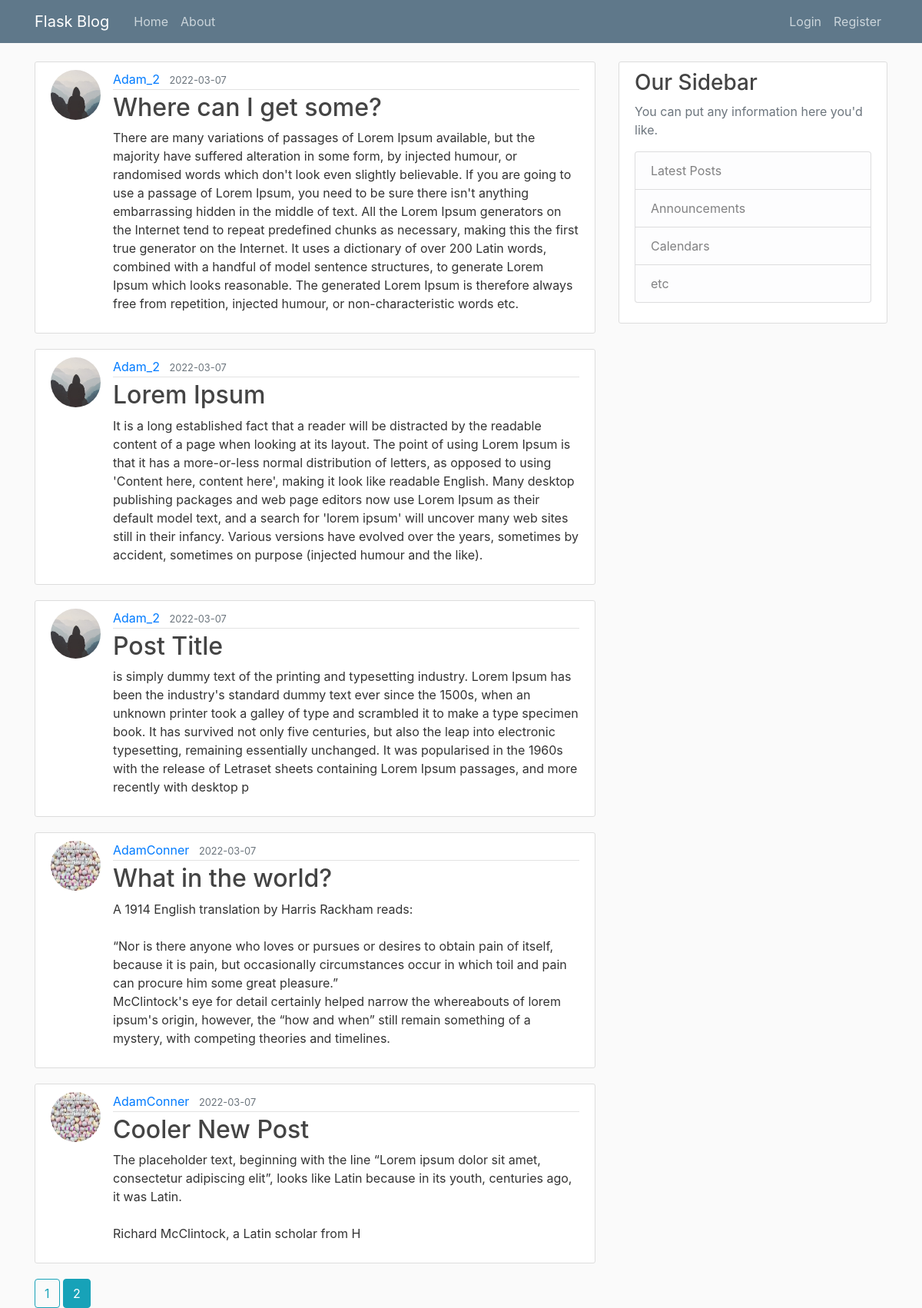
The page /home?page=2 on the database as committed earlier.
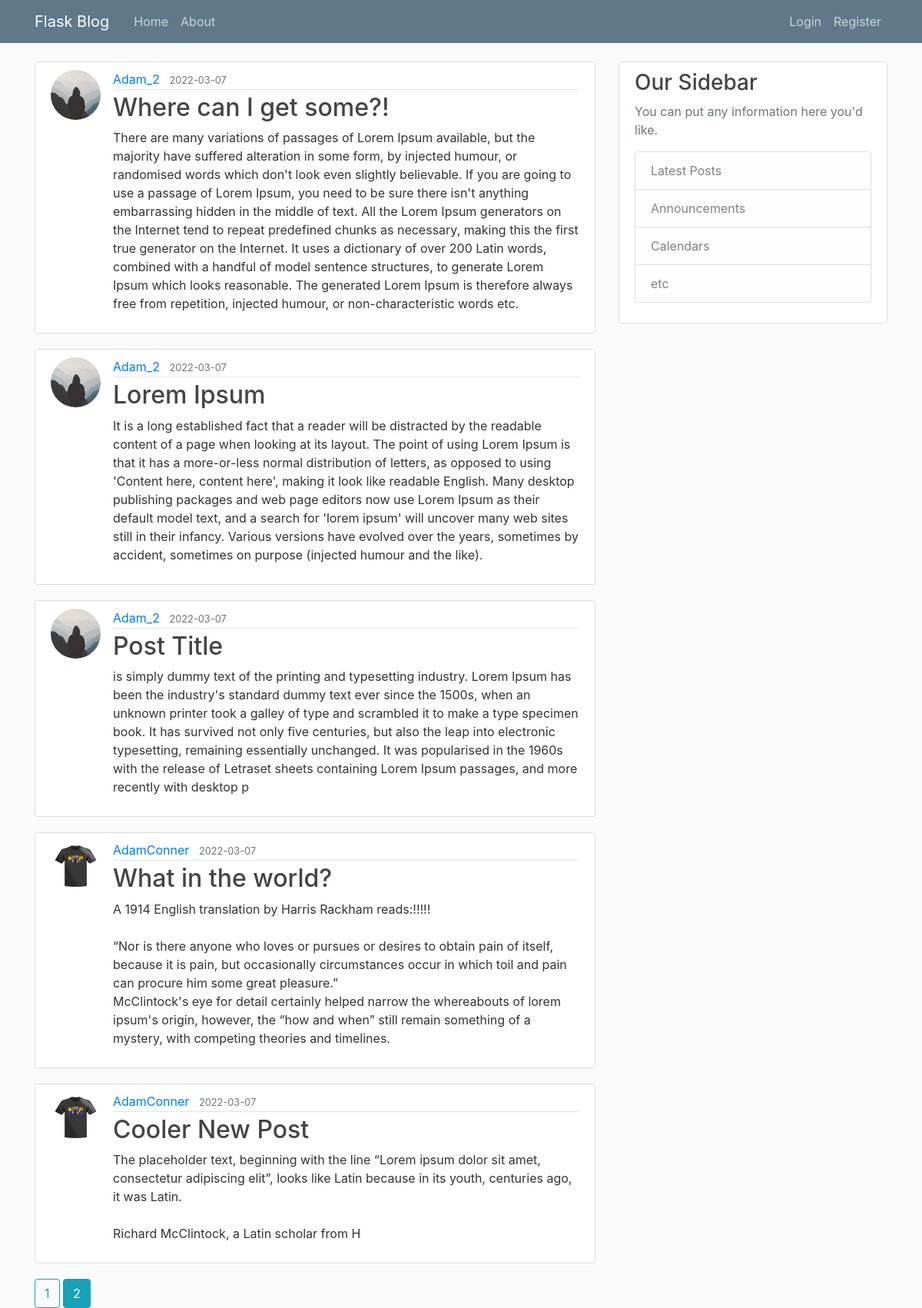
The same page on the database as committed later.
### flaskblog/models.py (models this page shows, shortened)
class Post(db.Model):
    id = db.Column(db.Integer, primary_key=True)
    title = db.Column(db.String(100), nullable=False)
    date_posted = db.Column(db.DateTime, nullable=False, default=datetime.utcnow)
    content = db.Column(db.Text, nullable=False)
    user_id = db.Column(db.Integer, db.ForeignKey('user.id'), nullable=False)

class User(db.Model, UserMixin):
    id = db.Column(db.Integer, primary_key=True)
    username = db.Column(db.String(20), unique=True, nullable=False)
    email = db.Column(db.String(120), unique=True, nullable=False)
    image_file = db.Column(db.String(20), nullable=False, default='default.jpg')
    password = db.Column(db.String(60), nullable=False)
    posts = db.relationship('Post', backref='author', lazy=True)

### flaskblog/main/routes.py (the view)
@main.route("/")
@main.route("/home")
def home():
    page = request.args.get('page', 1, type=int)
    posts = Post.query.order_by(Post.date_posted.desc()).paginate(per_page=5, page=page)
    return render_template('home.html', posts=posts)

### flaskblog/templates/home.html
{% extends "layout.html" %}
{% block content %}
    {% for post in posts.items %}
        <article class="media content-section">
            <img class="rounded-circle article-img" src="{{ url_for('static', filename='profile_pics/' + post.author.image_file) }}">
            <div class="media-body">
            <div class="article-metadata">
                <a class="mr-2" href="{{url_for('users.user_posts', username=post.author.username)}}">{{ post.author.username }}</a>
                <small class="text-muted">{{ post.date_posted.strftime('%Y-%m-%d') }}</small>
            </div>
            <h2><a class="article-title" href="{{ url_for('posts.post', post_id=post.id) }}">{{ post.title }}</a></h2>
            <p class="article-content">{{ post.content }}</p>
            </div>
        </article>
    {% endfor %}
    {% for page_num in posts.iter_pages(left_edge=1, right_edge=1, left_current=1, right_current=2) %}
        {% if page_num %}
            {% if posts.page == page_num %}
                <a class="btn btn-info mb4" href="{{ url_for('main.home',page=page_num) }}">{{ page_num }}</a>
            {% else %}
                <a class="btn btn-outline-info mb4" href="{{ url_for('main.home',page=page_num) }}">{{ page_num }}</a>
            {% endif %}
        {% else %}
            ...
        {% endif %}
    {% endfor %}
{% endblock content %}

### flaskblog/templates/layout.html (shortened to what this page needs)
<!DOCTYPE html>
<html lang="en">
<head>
    <link rel="stylesheet" href="https://cdn.jsdelivr.net/npm/bootstrap@4.3.1/dist/css/bootstrap.min.css">
    <link rel="stylesheet" type="text/css" href="{{ url_for('static', filename='main.css' ) }}">
</head>
<body>
    <header class="site-header">
        <nav class="navbar navbar-expand-md navbar-dark bg-steel fixed-top">
          <div class="container">
            <a class="navbar-brand mr-4" href="/">Flask Blog</a>
            <div class="collapse navbar-collapse" id="navbarToggle">
              <div class="navbar-nav mr-auto">
                <a class="nav-item nav-link" href="{{ url_for('main.home') }} ">Home</a>
                <a class="nav-item nav-link" href="{{ url_for('main.about') }}">About</a>
              </div>
              <div class="navbar-nav">
                {% if current_user.is_authenticated %}
                <a class="nav-item nav-link" href="{{ url_for('posts.new_post') }}">New Post</a>
                <a class="nav-item nav-link" href="{{ url_for('users.account') }}">Account</a>
                <a class="nav-item nav-link" href="{{ url_for('users.logout') }}">Logout</a>
                {% else %}
                  <a class="nav-item nav-link" href="{{ url_for('users.login') }}">Login</a>
                  <a class="nav-item nav-link" href="{{ url_for('users.register') }}">Register</a>
                {% endif %}
              </div>
            </div>
          </div>
        </nav>
      </header>
      <main role="main" class="container">
        <div class="row">
          <div class="col-md-8">
            {% block content %}{% endblock %}
          </div>
          <div class="col-md-4">
            <div class="content-section">
              <h3>Our Sidebar</h3>
              <p class='text-muted'>You can put any information here you'd like.
                <ul class="list-group">
                  <li class="list-group-item list-group-item-light">Latest Posts</li>
                  <li class="list-group-item list-group-item-light">Announcements</li>
                  <li class="list-group-item list-group-item-light">Calendars</li>
                  <li class="list-group-item list-group-item-light">etc</li>
                </ul>
              </p>
            </div>
          </div>
        </div>
      </main>
</body>
</html>

### flaskblog/static/main.css (style rules this page uses)
body { background: #fafafa; color: #333333; margin-top: 5rem; }
h1, h2, h3, h4, h5, h6 { color: #444444; }
.bg-steel { background-color: #5f788a; }
.site-header .navbar-nav .nav-link { color: #cbd5db; }
.content-section { background: #ffffff; padding: 10px 20px; border: 1px solid #dddddd; border-radius: 3px; margin-bottom: 20px; }
.article-title { color: #444444; }
.article-content { white-space: pre-line; }
.article-img { height: 65px; width: 65px; margin-right: 16px; }
.article-metadata { padding-bottom: 1px; margin-bottom: 4px; border-bottom: 1px solid #e3e3e3 }

Rows that differ between the two databases and show on the page:
changed Post: title "Where can I get some?" → "Where can I get some?!"
changed Post "What in the world?": image_file: a different picture; content "…translation by Harris Rackham reads: “Nor is there anyone…" → "…translation by Harris Rackham reads:!!!!! “Nor is there anyone…"
changed through a linked row, Post "Cooler New Post": image_file: a different picture
